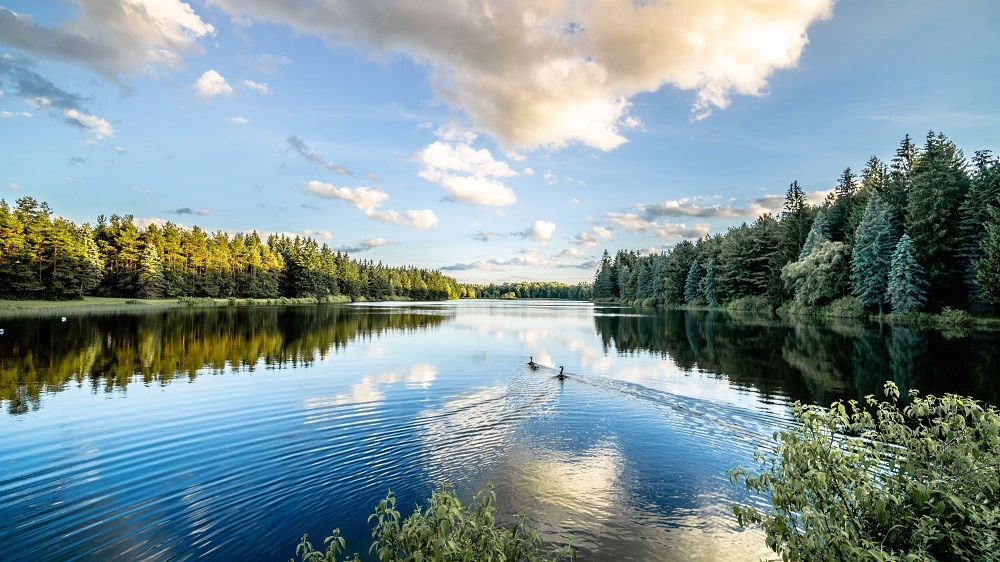
#> input picture YearI/SemesterI/PythonAndScripting/Practicals/LAB_10/lake.jpg, 1000 x 562 px
$ python region_of_interest.py
#> lines starting #> are read from the running program, lines starting #| are printed output that depends on the picture
import cv2

image = cv2.imread('lake.jpg')
#> image is the input picture: shape (562, 1000, 3); mean B, G, R 151.1, 147.7, 127
roi = image[100 : 400, 400 : 800]
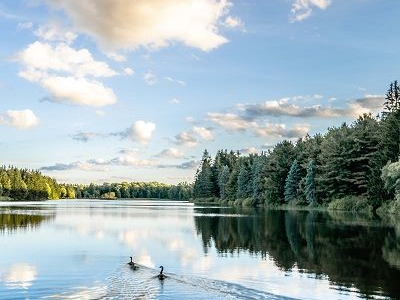
#> roi: shape (300, 400, 3); mean B, G, R 177.3, 172.7, 155.6

cv2.imshow("name", image)
cv2.imshow("region of interest", roi)
cv2.waitKey(0)
